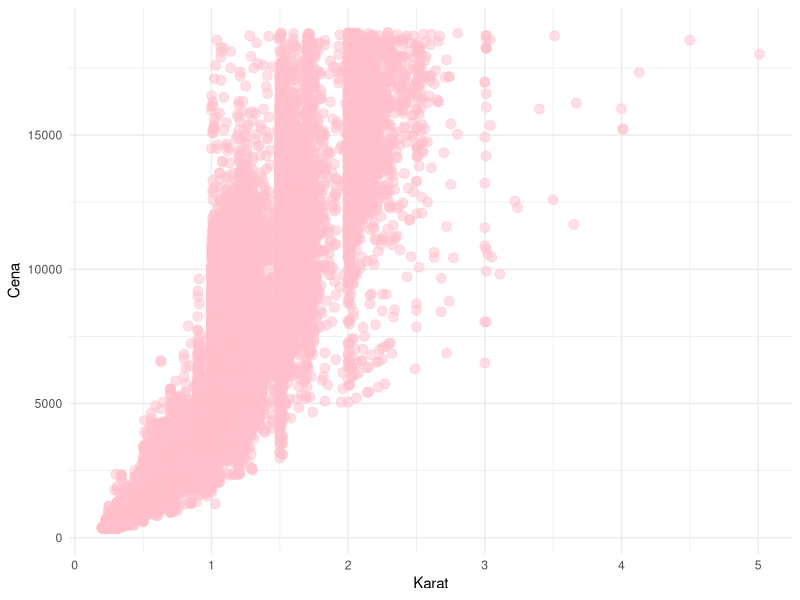
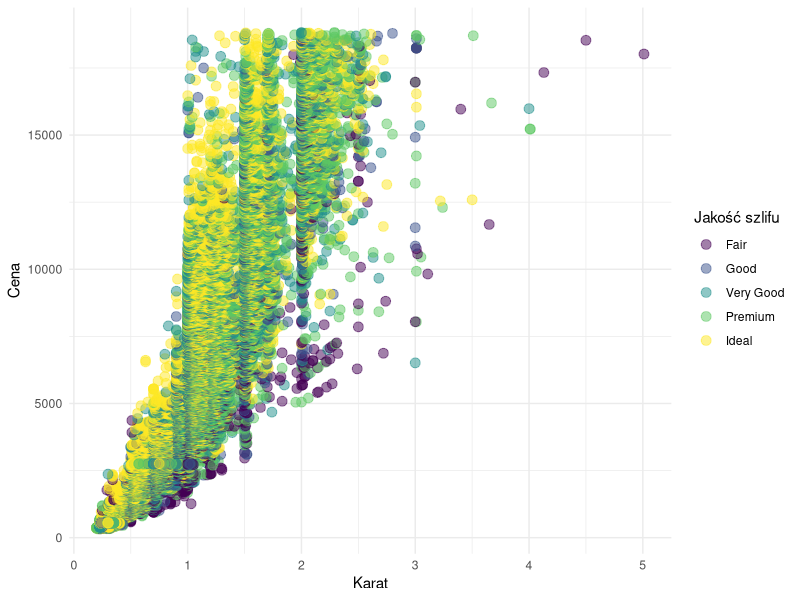
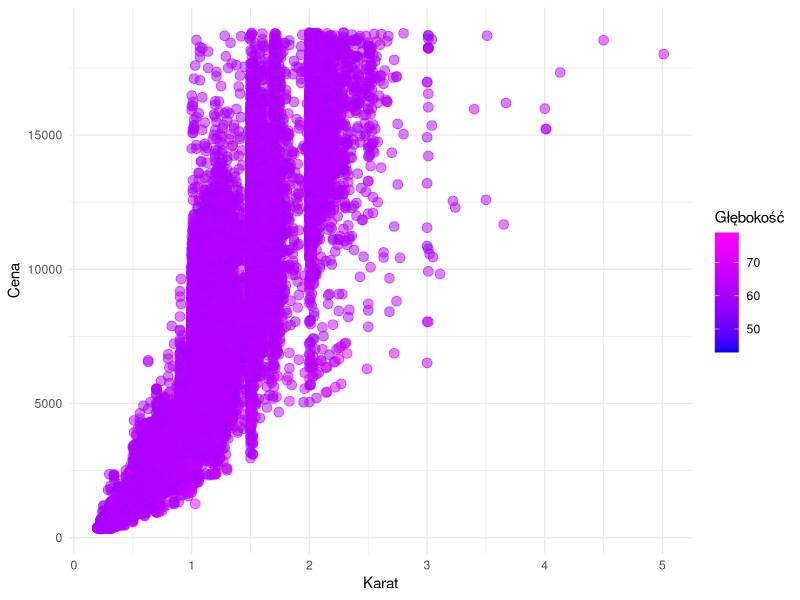
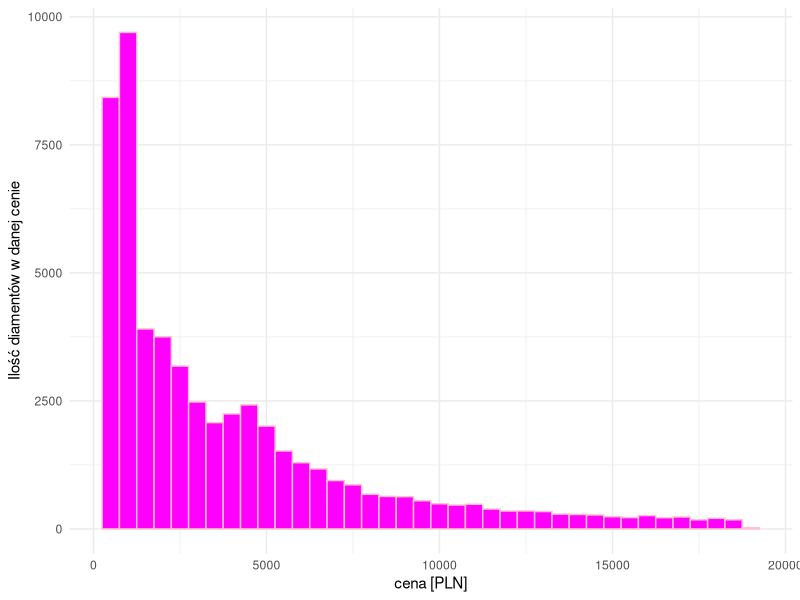
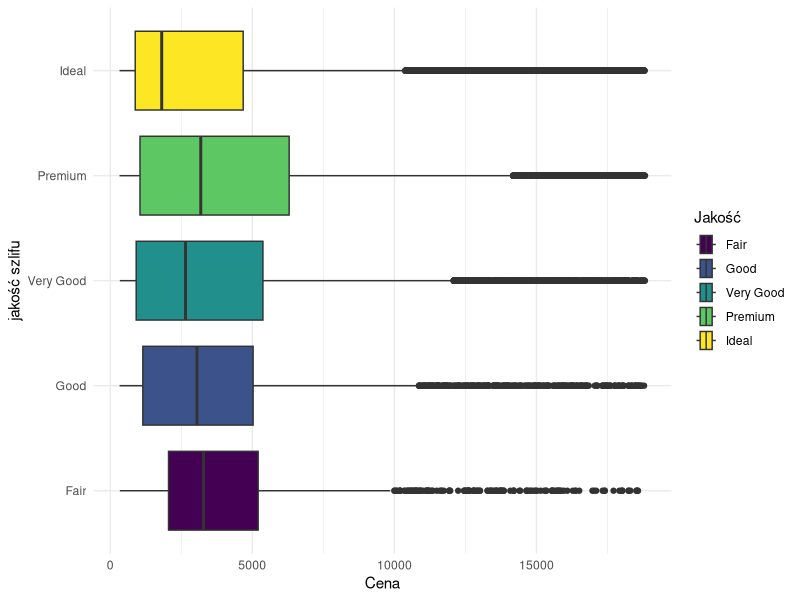
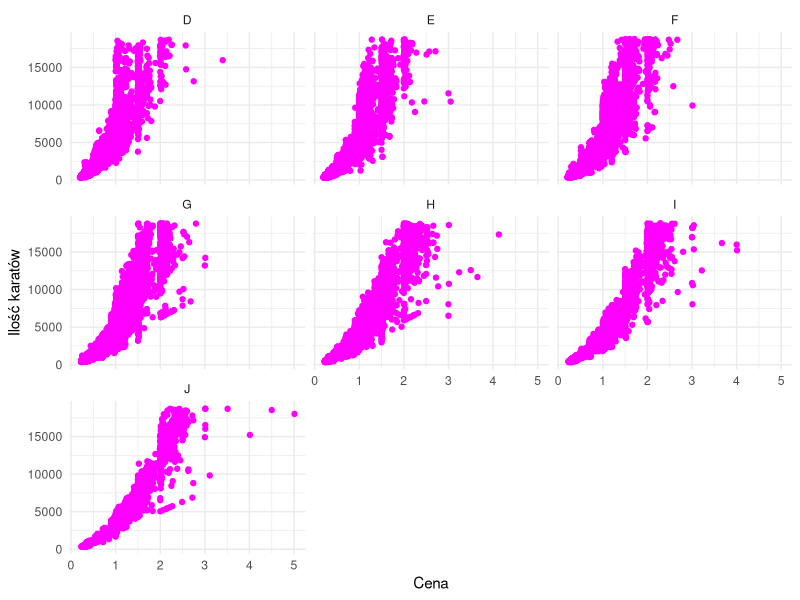

The R source for these figures, in order:
## ---- chunk 1
library(ggplot2)
data(diamonds)


ggplot(diamonds, aes(x=carat, y=price, ))+
  geom_point(size=3, alpha=.5, color = "pink")+
  theme_minimal()+
  labs(x="Karat", y="Cena")

## ---- chunk 2

ggplot(diamonds, aes(x=carat, y=price, color=cut))+
  geom_point(size=3, alpha=.5)+
  theme_minimal()+
  labs(x="Karat", y="Cena", color = "Jakość szlifu")
## ---- chunk 3

ggplot(diamonds, aes(x=carat, y=price, color=depth))+
  geom_point(size=3, alpha=.5)+
  theme_minimal()+
  labs(x="Karat", y="Cena", color = "Głębokość")+
  scale_colour_gradient(low="blue", high="magenta")
## ---- chunk 4
ggplot(diamonds, aes(x=price))+
  geom_histogram(binwidth = 500,
                 color="pink",
                 fill="magenta")+
  theme_minimal()+
  labs(x="cena [PLN]", y="Ilość diamentów w danej cenie")
## ---- chunk 5
ggplot(diamonds, aes(x=price, y=cut, fill=factor(cut)))+
  geom_boxplot()+
  theme_minimal()+
  labs(x="Cena", y="jakość szlifu", fill="Jakość")
## ---- chunk 6
ggplot(diamonds, aes(y=price, x=carat))+
  geom_point(color = "magenta")+
  facet_wrap(~ color)+
  theme_minimal()+
  labs(x="Cena", y="Ilość karatów")

